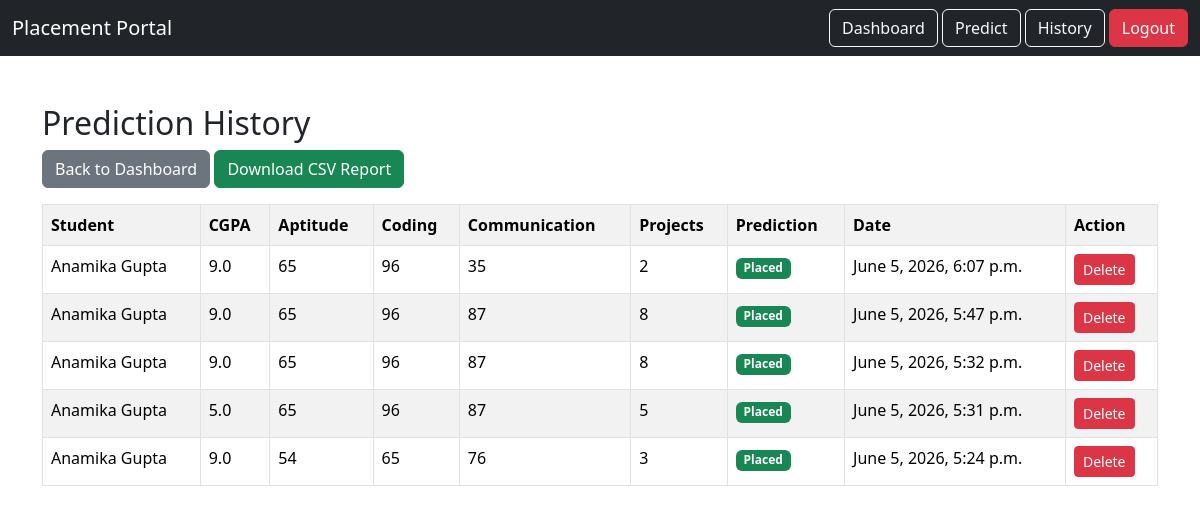
The page /history/ (signed in) on the database as committed earlier.
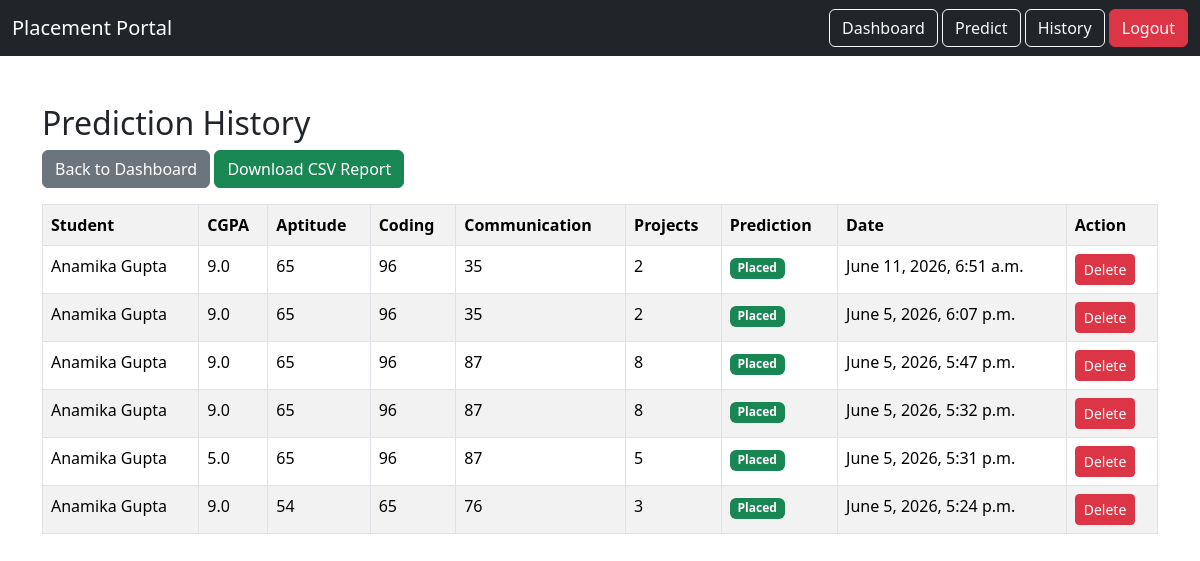
The same page on the database as committed later.
### students/models.py (models this page shows, shortened)
class PredictionHistory(models.Model):
    student = models.ForeignKey(
        Student,
        on_delete=models.CASCADE
    )
    cgpa = models.FloatField()
    aptitude = models.IntegerField()
    coding = models.IntegerField()
    communication = models.IntegerField()
    projects = models.IntegerField()
    prediction = models.CharField(max_length=20)
    created_at = models.DateTimeField(auto_now_add=True)

class Student(models.Model):
    user = models.OneToOneField(
        User,
        on_delete=models.CASCADE,
        null=True,
        blank=True
    )
    name = models.CharField(max_length=100)
    email = models.EmailField(unique=True)
    password = models.CharField(max_length=100)
    branch = models.CharField(max_length=50, blank=True)
    semester = models.IntegerField(default=1)
    cgpa = models.FloatField(default=0)
    aptitude = models.IntegerField(default=0)
    coding = models.IntegerField(default=0)
    communication = models.IntegerField(default=0)
    projects = models.IntegerField(default=0)

### students/views.py (the view)
# urls.py: path('history/', views.history, name='history'),
def history(request):
    student = Student.objects.filter(
        user=request.user
    ).first()
    history = PredictionHistory.objects.filter(
        student=student
    ).order_by('-created_at')
    return render(
        request,
        'history.html',
        {
            'history': history
        }
    )

### students/templates/history.html (shortened to what this page needs)
<!DOCTYPE html>
<html>
<head>
    <link href="https://cdn.jsdelivr.net/npm/bootstrap@5.3.3/dist/css/bootstrap.min.css"
          rel="stylesheet">
</head>
<body>
<nav class="navbar navbar-dark bg-dark mb-4">
<div class="container-fluid">
<a class="navbar-brand" href="/dashboard/">
Placement Portal
</a>
<div>
<a href="/dashboard/" class="btn btn-outline-light">
Dashboard
</a>
<a href="/predict/" class="btn btn-outline-light">
Predict
</a>
<a href="/history/" class="btn btn-outline-light">
History
</a>
<a href="/logout/" class="btn btn-danger">
Logout
</a>
</div>
</div>
</nav>
<div class="container mt-5">
    <h2>Prediction History</h2>
    <a href="/dashboard/" class="btn btn-secondary mb-3">
        Back to Dashboard
    </a>
<a href="/export-csv/"
   class="btn btn-success mb-3">
   Download CSV Report
</a>
    <table class="table table-bordered table-striped">
        <tr>
            <th>Student</th>
            <th>CGPA</th>
            <th>Aptitude</th>
            <th>Coding</th>
            <th>Communication</th>
            <th>Projects</th>
            <th>Prediction</th>
            <th>Date</th>
            <th>Action</th>
        </tr>
        {% for item in history %}
        <tr>
            <td>{{ item.student.name }}</td>
            <td>{{ item.cgpa }}</td>
            <td>{{ item.aptitude }}</td>
            <td>{{ item.coding }}</td>
            <td>{{ item.communication }}</td>
            <td>{{ item.projects }}</td>
            <td>
                {% if item.prediction == "Placed" %}
                    <span class="badge bg-success">
                        Placed
                    </span>
                {% else %}
                    <span class="badge bg-danger">
                        Not Placed
                    </span>
                {% endif %}
            </td>
            <td>{{ item.created_at }}</td>
            <td>
    <a href="/delete-history/{{ item.id }}/"
       class="btn btn-danger btn-sm">
        Delete
    </a>
</td>
        </tr>
        {% endfor %}
    </table>
</div>
</body>
</html>

Rows that differ between the two databases and show on the page:
added PredictionHistory: student.name "Anamika Gupta", cgpa "9.0", aptitude "65", coding "96", communication "35", projects "2", prediction "Placed", created_at "June 11, 2026, 6:51 a.m."
